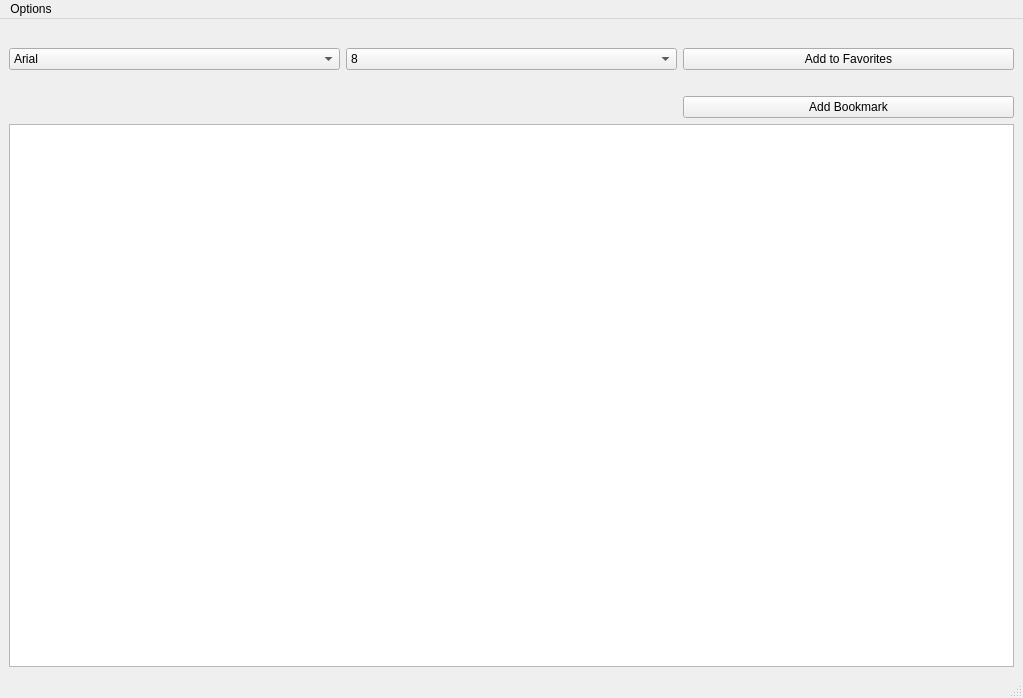
<?xml version="1.0" encoding="UTF-8"?>
<ui version="4.0">
 <class>MainWindow</class>
 <widget class="QMainWindow" name="MainWindow">
  <property name="geometry">
   <rect>
    <x>0</x>
    <y>0</y>
    <width>1023</width>
    <height>698</height>
   </rect>
  </property>
  <property name="windowTitle">
   <string>MainWindow</string>
  </property>
  <widget class="QWidget" name="centralwidget">
   <layout class="QVBoxLayout" name="verticalLayout">
    <item>
     <layout class="QGridLayout" name="mainGrid">
      <item row="4" column="0" colspan="3">
       <layout class="QGridLayout" name="readGrid">
        <item row="0" column="0">
         <widget class="QTextBrowser" name="textBrowser">
          <property name="styleSheet">
           <string notr="true"/>
          </property>
         </widget>
        </item>
       </layout>
      </item>
      <item row="0" column="0" colspan="3">
       <widget class="QLabel" name="label_3">
        <property name="text">
         <string/>
        </property>
       </widget>
      </item>
      <item row="1" column="0">
       <widget class="QComboBox" name="comboFonts">
        <item>
         <property name="text">
          <string>Arial</string>
         </property>
        </item>
        <item>
         <property name="text">
          <string>Calibri</string>
         </property>
        </item>
        <item>
         <property name="text">
          <string>Courier New</string>
         </property>
        </item>
        <item>
         <property name="text">
          <string>Impact</string>
         </property>
        </item>
        <item>
         <property name="text">
          <string>Malgun Gothic</string>
         </property>
        </item>
        <item>
         <property name="text">
          <string>Monotype Corsiva</string>
         </property>
        </item>
        <item>
         <property name="text">
          <string>Source Code Pro</string>
         </property>
        </item>
        <item>
         <property name="text">
          <string>Times New Roman</string>
         </property>
        </item>
       </widget>
      </item>
      <item row="1" column="2">
       <widget class="QPushButton" name="addToFavorites">
        <property name="text">
         <string>Add to Favorites</string>
        </property>
       </widget>
      </item>
      <item row="3" column="0" colspan="2">
       <widget class="QLabel" name="bookInfo">
        <property name="text">
         <string/>
        </property>
       </widget>
      </item>
      <item row="2" column="0" colspan="3">
       <widget class="QLabel" name="label">
        <property name="text">
         <string/>
        </property>
       </widget>
      </item>
      <item row="3" column="2">
       <widget class="QPushButton" name="addBookmark">
        <property name="text">
         <string>Add Bookmark</string>
        </property>
       </widget>
      </item>
      <item row="1" column="1">
       <widget class="QComboBox" name="comboSize">
        <item>
         <property name="text">
          <string>8</string>
         </property>
        </item>
        <item>
         <property name="text">
          <string>12</string>
         </property>
        </item>
        <item>
         <property name="text">
          <string>16</string>
         </property>
        </item>
        <item>
         <property name="text">
          <string>20</string>
         </property>
        </item>
        <item>
         <property name="text">
          <string>24</string>
         </property>
        </item>
        <item>
         <property name="text">
          <string>28</string>
         </property>
        </item>
        <item>
         <property name="text">
          <string>32</string>
         </property>
        </item>
        <item>
         <property name="text">
          <string>36</string>
         </property>
        </item>
        <item>
         <property name="text">
          <string>40</string>
         </property>
        </item>
       </widget>
      </item>
     </layout>
    </item>
   </layout>
  </widget>
  <widget class="QMenuBar" name="menubar">
   <property name="geometry">
    <rect>
     <x>0</x>
     <y>0</y>
     <width>1023</width>
     <height>21</height>
    </rect>
   </property>
   <widget class="QMenu" name="menuInfo">
    <property name="title">
     <string>Options</string>
    </property>
    <addaction name="actionSelect_text"/>
    <addaction name="actionAlready_Read"/>
    <addaction name="actionFavorites"/>
    <addaction name="actionBookMarks"/>
    <addaction name="actionInfo"/>
   </widget>
   <addaction name="menuInfo"/>
  </widget>
  <widget class="QStatusBar" name="statusbar"/>
  <action name="actionSelect_text">
   <property name="text">
    <string>Select text</string>
   </property>
   <property name="shortcut">
    <string>Ctrl+N</string>
   </property>
  </action>
  <action name="actionAlready_Read">
   <property name="text">
    <string>Already Read</string>
   </property>
  </action>
  <action name="actionFavorites">
   <property name="text">
    <string>Favorites</string>
   </property>
  </action>
  <action name="actionBookMarks">
   <property name="text">
    <string>BookMarks</string>
   </property>
  </action>
  <action name="actionInfo">
   <property name="text">
    <string>Info</string>
   </property>
   <property name="shortcut">
    <string>Ctrl+I</string>
   </property>
  </action>
 </widget>
 <resources/>
 <connections/>
</ui>
